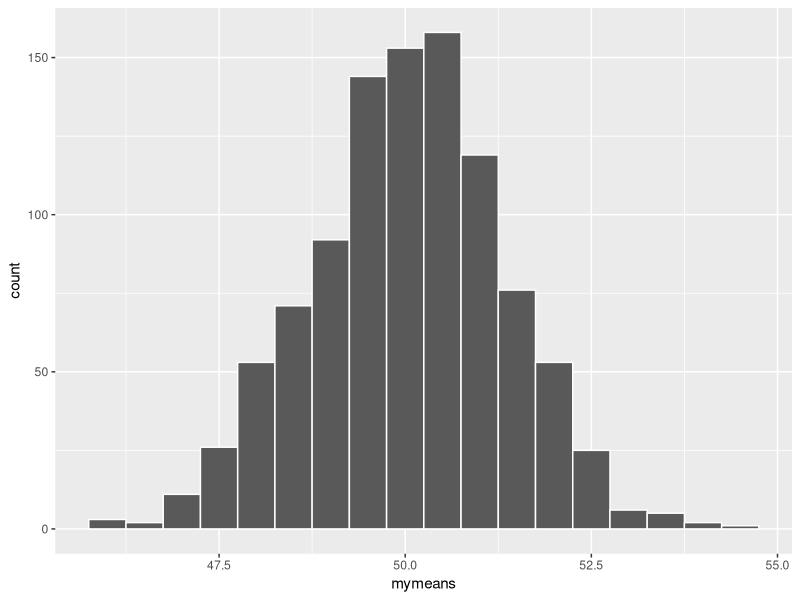
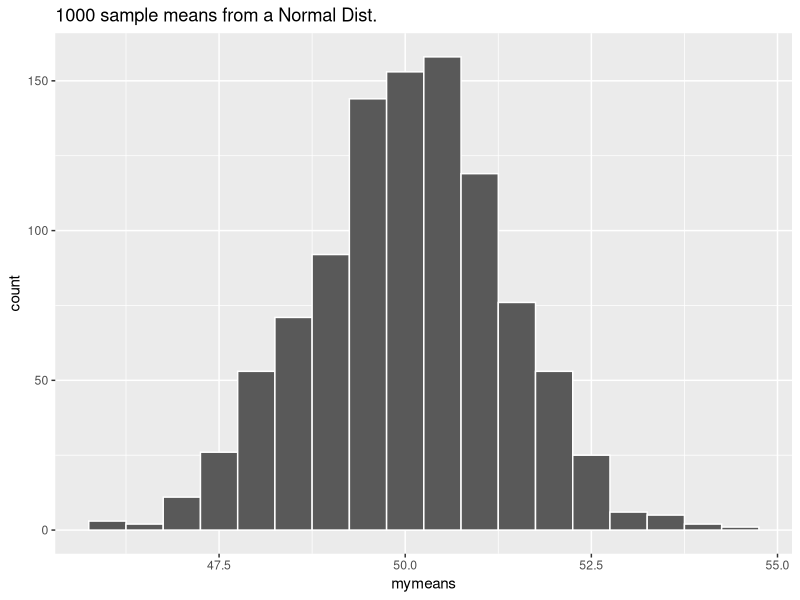

These charts were generated, in order, by the following R code: (Note: this script raises an error after producing the figures.)
pnorm(-1.1, lower.tail = TRUE)
pf(2.8, 3, 20, lower.tail = FALSE)
pchisq(10.2, 4, lower.tail = FALSE)

?rnorm

# Question 1
set.seed(32620)
mymatrix <- matrix(rnorm(n = 1000 * 10, mean = 50, sd = 4), 
                   nrow = 1000, ncol = 10)
dim(mymatrix)
mean(mymatrix)
sd(mymatrix)

# Question 2
mymeans <- apply(mymatrix, 1, mean)
data <- data.frame(mymeans = mymeans)
library(ggplot2)
# Option 1 (no data frame used, so data = NULL)
ggplot(data = NULL, aes(x = mymeans)) +
  geom_histogram(binwidth = .5, color = "white")
# Option 2 - create a dataframe that only contains our vector
ggplot(data, aes(x = mymeans)) +
  geom_histogram(binwidth = .5, color = "white") +
  labs(title = "1000 sample means from a Normal Dist.")

# Problem 3
ggplot(NULL, aes(x = mymeans)) +
  geom_histogram(aes(y = ..density..), binwidth = 0.5, color = "white") + 
  stat_function(aes(x = c(46, 54)), fun = dnorm, n = 101, 
                args = list(mean = 50, sd = 4), color = "blue") + 
  stat_function(aes(x = c(46, 54)), fun = dnorm, n = 101,
                args = list(mean = 50, sd = 4 / sqrt(10)), color = "red", lty = 2)


# Problem 4
ggplot(NULL, aes(sample = mymeans)) +
  geom_qq(distribution = qnorm, dparams = list(mean = 4, sd = 4/sqrt(10))) +
  geom_qq_line(distribution = qnorm, dparams = list(mean = 4, sd = 4/sqrt(10))) +
  labs(title = "Comparing mymeans to Normal(50, 10/sqrt(4))",
       subtitle = "Samples of size 10 from Normal(50, 10) Distribution")



# Problem 5
# Generate 5000 random chi-squared values. Check their mean and sd.
chi_sq_vals <- rchisq(5000, df = 5)
mean(chi_sq_vals) # Yep! This is close to 5
sd(chi_sq_vals) # Yep! This is close to sqrt(2 * 5)

# Problem 6 - choose any number between 2 and 10 for df. I chose 5.
mymatrix2 <- matrix(rchisq(1000 * 30, 5), nrow = 1000, ncol = 30)

# Problem 7
mymeans2 <- apply(mymatrix2, 1, mean)
ggplot(NULL, aes(x = mymeans2)) +
  geom_histogram(binwidth = .125, color = "white") +
  labs(title = "1000 sample means from a Chi-Squared Dist.")

# Shape is close to normal / bell-shaped
mean(mymeans2) # VERY close to df = 5
sd(mymeans2) # Much closer to sqrt(2 * 5) / sqrt(30)
sqrt(2 * 5)
sqrt(2 * 5) / sqrt(30)


# Problem 8
df <- 5
ggplot(NULL, aes(x = mymeans2)) +
  geom_histogram(aes(y = ..density..), color = "white") +
  stat_function(aes(x = c(min(mymeans2), max(mymeans2))), fun = dnorm, n = 101,
                args = list(mean = df, sd = sqrt(2 * df / 30)), color = "red")


# 9 - using qq plot to verify normality of mymeans2

ggplot(NULL, aes(sample = mymeans2)) +
  geom_qq(distribution = qnorm) +
  geom_qq_line(distribution = qnorm) +
  labs(title = paste0("Comparing mymeans2 to Normal Distribution"),
       subtitle = paste0("Samples of size 30 from Chi-Squared(", df, 
                         ") Distribution"))



set.seed(1234)

mymat <- matrix(rnorm(5000 * 10, 50, 4), ncol = 10)
mymeans <- apply(mymat, 1, mean)
mysds <- apply(mymat, 1, sd)

# Assume the null is true!
myts <- (mymeans - 50) / (mysds / sqrt(10))
g <- ggplot(NULL, aes(x = myts)) +
  geom_histogram(aes(y = ..density..), color = "white", binwidth = 0.25)
g

#Doesn't this look normal?
g + stat_function(fun = dnorm, color = "red") +
  stat_function(fun = dt, args = list(df = 9), color = "blue", lty = 2)

ggplot(NULL, aes(sample = myts)) +
  geom_qq(distribution = qnorm) +
  geom_qq_line(distribution = qnorm) +
  labs(title = "myts compared to Z")

ggplot(NULL,aes(sample= myts)) + 
  geom_qq(distribution = qt, dparams = list(df=9)) +
  geom_qq_line(distribution = qt, dparams = list(df = 9)) +
  labs(title = "myts compared to t(9)")
